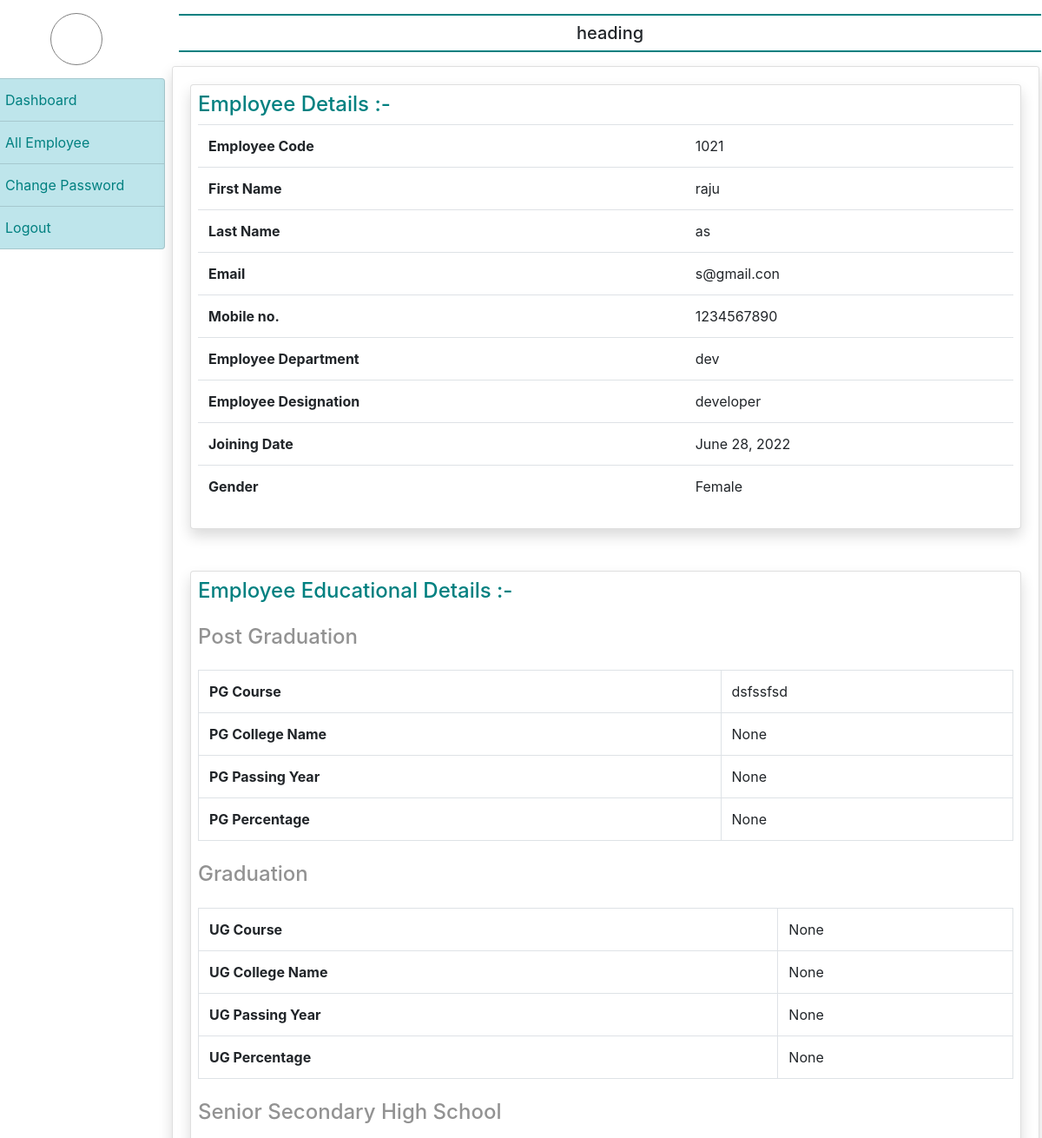
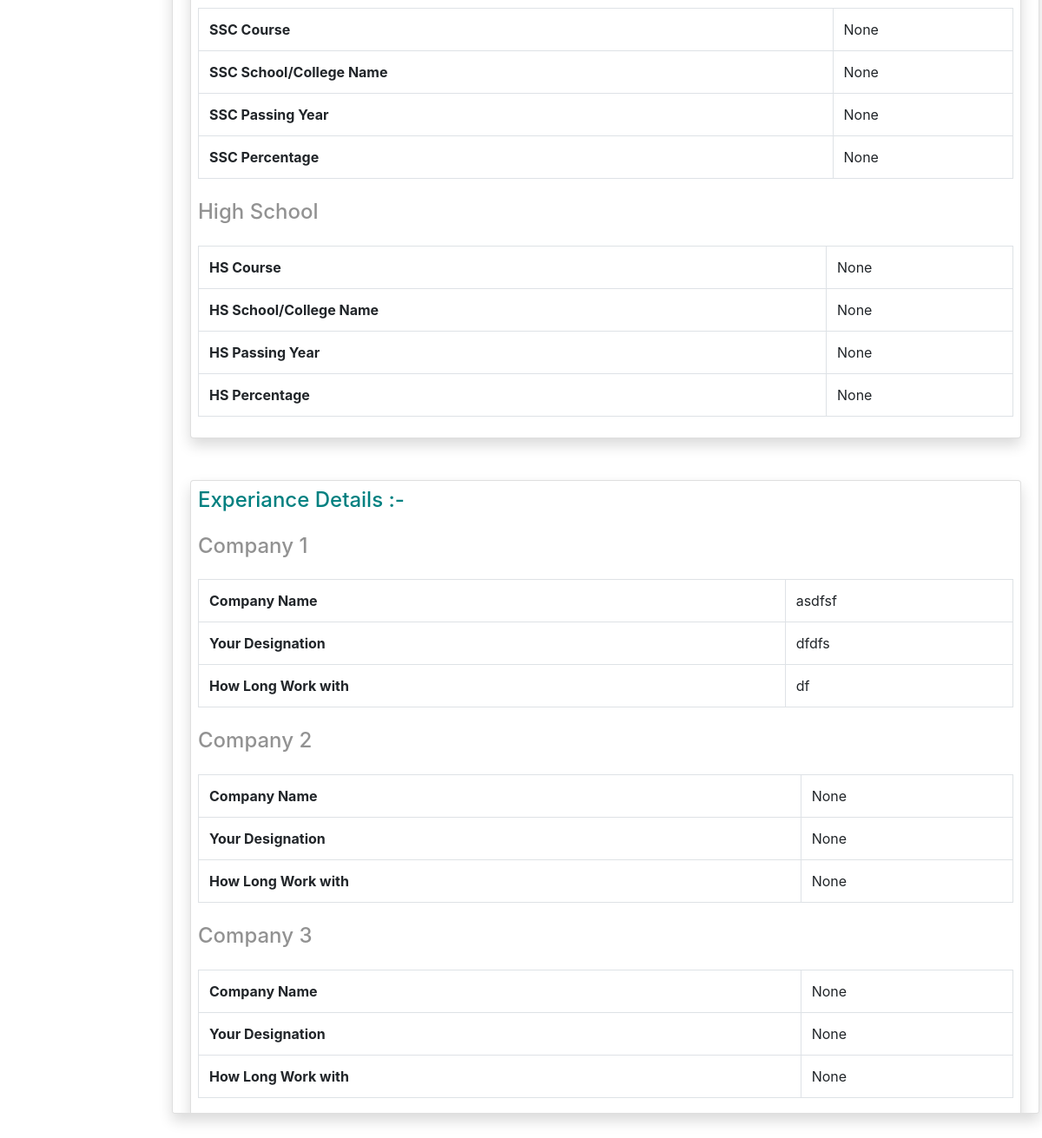
/emp_all_details/9 (signed in), run on the app's committed database (2 pictures, top to bottom).
### account/models.py (models this page shows)
class EmployeeDetails(models.Model):
    user= models.ForeignKey(User, on_delete=models.CASCADE)
    emp_code= models.CharField(max_length=60, null=True)
    emp_dept =models.CharField(max_length=60, null=True)
    emp_desg= models.CharField(max_length=60, null=True)
    emp_mobile= models.CharField(max_length=12, null=True)
    join_date= models.DateField(null=True)
    emp_gender= models.CharField(max_length=10, null=True)

class EmployeeEducations(models.Model):
    user= models.ForeignKey(User, on_delete=models.CASCADE)
    course_pg= models.CharField(max_length=200, null=True)
    college_name_pg =models.CharField(max_length=200, null=True)
    pass_year_pg= models.CharField(max_length=60, null=True)
    parcentage_pg= models.CharField(max_length=50, null=True)
    course_ug= models.CharField(max_length=200, null=True)
    college_name_ug =models.CharField(max_length=200, null=True)
    pass_year_ug= models.CharField(max_length=60, null=True)
    parcentage_ug= models.CharField(max_length=50, null=True)
    course_ssc= models.CharField(max_length=200, null=True)
    college_name_scc =models.CharField(max_length=200, null=True)
    pass_year_ssc= models.CharField(max_length=60, null=True)
    parcentage_ssc= models.CharField(max_length=50, null=True)
    course_hc= models.CharField(max_length=200, null=True)
    college_name_hc =models.CharField(max_length=200, null=True)
    pass_year_hc= models.CharField(max_length=60, null=True)
    parcentage_hc= models.CharField(max_length=50, null=True)

class EmployeeExperiance(models.Model):
    user= models.ForeignKey(User ,on_delete=models.CASCADE)
    company1_name= models.CharField(max_length=200, null=True)
    company1_desg =models.CharField(max_length=200, null=True)
    company1_duration= models.CharField(max_length=60, null=True)
    company2_name= models.CharField(max_length=200, null=True)
    company2_desg =models.CharField(max_length=200, null=True)
    company2_duration= models.CharField(max_length=60, null=True)
    company3_name= models.CharField(max_length=200, null=True)
    company3_desg =models.CharField(max_length=200, null=True)
    company3_duration= models.CharField(max_length=60, null=True)

### account/views.py (the view)
# urls.py: path('emp_all_details/<int:id>', emp_all_details, name="emp_all_details")
def emp_all_details(request, id):
    if not request.user.is_authenticated:
        return redirect('admin_login')
    user= request.user
    emp_all_detail= EmployeeDetails.objects.get(id= id)
    emp_edu= emp_all_detail.user
    edu_details= EmployeeEducations.objects.filter(user=emp_edu).get()
    emp_exp= EmployeeExperiance.objects.filter(user= emp_edu).get()
    return render(request, 'emp_all_details.html', locals())

### account/templates/emp_all_details.html (shortened to what this page needs)
{% extends 'admin_base.html' %}
{% block main %}
<div class="row">
    <div class="col-sm-12">
        <div class="card shadow">
            <div class="card-body p-2">
                <h6 style="color: teal; font-size: 24px;">Employee Details :-</h6>
                <table class="table" <tbody>
                    <tr>
                        <th scope="row">Employee Code</th>
                        <td>{{ emp_all_detail.emp_code }}</td>
                    </tr>
                    <tr>
                        <th scope="row">First Name</th>
                        <td>{{ emp_all_detail.user.first_name }}</td>
                    </tr>
                    <tr>
                        <th scope="row">Last Name</th>
                        <td>{{ emp_all_detail.user.last_name }}</td>
                    </tr>
                    <tr>
                        <th scope="row">Email</th>
                        <td>{{ emp_all_detail.user.email }}</td>
                    </tr>
                    <tr>
                        <th scope="row">Mobile no.</th>
                        <td>{{ emp_all_detail.emp_mobile }}</td>
                    </tr>
                    <tr>
                        <th scope="row">Employee Department</th>
                        <td>{{ emp_all_detail.emp_dept }}</td>
                    </tr>
                    <tr>
                        <th scope="row">Employee Designation</th>
                        <td>{{ emp_all_detail.emp_desg }}</td>
                    </tr>
                    <tr>
                        <th scope="row">Joining Date</th>
                        <td>{{ emp_all_detail.join_date }}</td>
                    </tr>
                    <tr>
                        <th scope="row">Gender</th>
                        <td>{{ emp_all_detail.emp_gender }}</td>
                    </tr>
                </table>
            </div>
        </div>
    </div>
</div>
<div class="row my-5">
    <div class="col-sm-12">
        <div class="card shadow">
            <div class="card-body p-2">
                <h6 style="color: teal; font-size: 24px;">Employee Educational Details :-</h6>
                <table class="table table-bordered">
                    <h4 class="my-4" style="color: rgb(146, 146, 146);">Post Graduation</h4>
                    <tbody>
                        <tr>
                            <th scope="row">PG Course</th>
                            <td>{{ edu_details.course_pg }}</td>
                        </tr>
                        <tr>
                            <th scope="row">PG College Name</th>
                            <td>{{ edu_details.college_name_pg }}</td>
                        </tr>
                        <tr>
                            <th scope="row">PG Passing Year</th>
                            <td>{{ edu_details.pass_year_pg }}</td>
                        </tr>
                        <tr>
                            <th scope="row">PG Percentage</th>
                            <td>{{ edu_details.parcentage_pg }}</td>
                        </tr>
                    </tbody>
                </table>
                <table class="table table-bordered">
                    <h4 class="my-4" style="color: rgb(146, 146, 146);">Graduation</h4>
                    <tbody>
                        <tr>
                            <th scope="row">UG Course</th>
                            <td>{{ edu_details.course_ug }}</td>
                        </tr>
                        <tr>
                            <th scope="row">UG College Name</th>
                            <td>{{ edu_details.college_name_ug }}</td>
                        </tr>
                        <tr>
                            <th scope="row">UG Passing Year</th>
                            <td>{{ edu_details.pass_year_ug }}</td>
                        </tr>
                        <tr>
                            <th scope="row">UG Percentage</th>
                            <td>{{ edu_details.parcentage_ug }}</td>
                        </tr>
                    </tbody>
                </table>
                <table class="table table-bordered">
                    <h4 class="my-4" style="color: rgb(146, 146, 146);">Senior Secondary High School</h4>
                    <tbody>
                        <tr>
                            <th scope="row">SSC Course</th>
                            <td>{{ edu_details.course_ssc }}</td>
                        </tr>
                        <tr>
                            <th scope="row">SSC School/College Name</th>
                            <td>{{ edu_details.college_name_scc }}</td>
                        </tr>
                        <tr>
                            <th scope="row">SSC Passing Year</th>
                            <td>{{ edu_details.pass_year_ssc }}</td>
                        </tr>
                        <tr>
                            <th scope="row">SSC Percentage</th>
                            <td>{{ edu_details.parcentage_ssc }}</td>
                        </tr>
                    </tbody>
                </table>
                <table class="table table-bordered">
                    <h4 class="my-4" style="color: rgb(146, 146, 146);">High School</h4>
                    <tbody>
                        <tr>
                            <th scope="row">HS Course</th>
                            <td>{{ edu_details.college_name_hc }}</td>
                        </tr>
                        <tr>
                            <th scope="row">HS School/College Name</th>
                            <td>{{ edu_details.pass_year_hc }}</td>
                        </tr>
                        <tr>
                            <th scope="row">HS Passing Year</th>
                            <td>{{ edu_details.parcentage_hc }}</td>
                        </tr>
                        <tr>
                            <th scope="row">HS Percentage</th>
                            <td>{{ edu_details.parcentage_ssc }}</td>
                        </tr>
                    </tbody>
                </table>
            </div>
        </div>
    </div>
</div>
<div class="row my-5">
    <div class="col-sm-12">
        <div class="card shadow">
            <div class="card-body p-2">
                <h6 style="color: teal; font-size: 24px;">Experiance Details :-</h6>
                <table class="table table-bordered">
                    <h4 class="my-4" style="color: rgb(146, 146, 146);">Company 1</h4>
                    <tbody>
                        <tr>
                            <th scope="row">Company Name</th>
                            <td>{{ emp_exp.company1_name }}</td>
                        </tr>
                        <tr>
                            <th scope="row">Your Designation </th>
                            <td>{{ emp_exp.company1_desg }}</td>
                        </tr>
                        <tr>
                            <th scope="row">How Long Work with</th>
                            <td>{{ emp_exp.company1_duration }}</td>
                        </tr>
                    </tbody>
                </table>
                <table class="table table-bordered">
                    <h4 class="my-4" style="color: rgb(146, 146, 146);">Company 2</h4>
                    <tbody>
                        <tr>
                            <th scope="row">Company Name</th>
                            <td>{{ emp_exp.company2_duration }}</td>
                        </tr>
                        <tr>
                            <th scope="row">Your Designation </th>
                            <td>{{ emp_exp.company2_duration }}</td>
                        </tr>
                        <tr>
                            <th scope="row">How Long Work with</th>
                            <td>{{ emp_exp.company2_duration }}</td>
                        </tr>
                    </tbody>
                </table>
                <table class="table table-bordered">
                    <h4 class="my-4" style="color: rgb(146, 146, 146);">Company 3</h4>
                    <tbody>
                        <tr>
                            <th scope="row">Company Name</th>
                            <td>{{ emp_exp.company3_duration }}</td>
                        </tr>
                        <tr>
                            <th scope="row">Your Designation </th>
                            <td>{{ emp_exp.company3_duration }}</td>
                        </tr>
                        <tr>
                            <th scope="row">How Long Work with</th>
                            <td>{{ emp_exp.company3_duration }}</td>
                        </tr>
                    </tbody>
                </table>
            </div>
        </div>
    </div>
</div>
{% endblock %}

### data on the page
EmployeeDetails: emp_code "1021", user.first_name "raju", user.last_name "as", user.email "s@gmail.con", emp_mobile "1234567890", emp_dept "dev", emp_desg "developer", join_date "June 28, 2022", emp_gender "Female"
EmployeeEducations: course_pg "dsfssfsd", college_name_pg "None", pass_year_pg "None", parcentage_pg "None", course_ug "None", college_name_ug "None", pass_year_ug "None", parcentage_ug "None", course_ssc "None", college_name_scc "None", pass_year_ssc "None", parcentage_ssc "None", college_name_hc "None", pass_year_hc "None", parcentage_hc "None"
EmployeeExperiance: company1_name "asdfsf", company1_desg "dfdfs", company1_duration "df", company2_duration "None", company3_duration "None"
